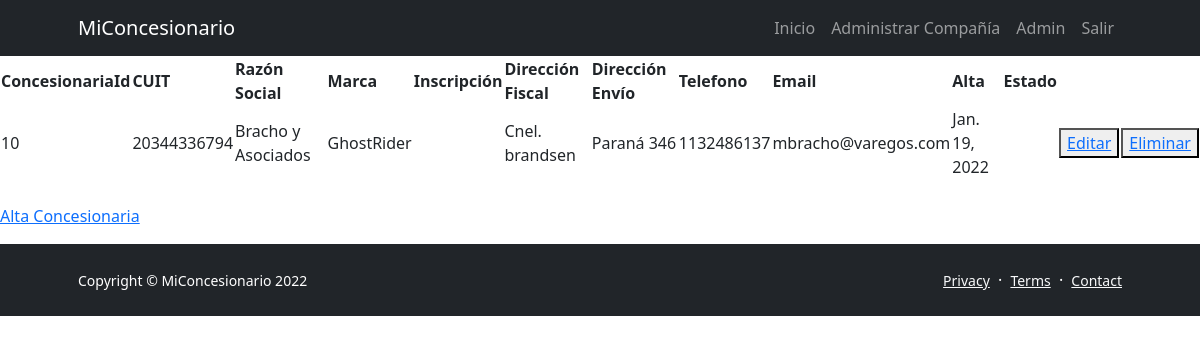
Page /ManageCompany/concesionaria_listar/ (signed in) on the committed database.
### ManageCompany/models.py (models this page shows)
class Concesionaria(models.Model):
    cuit=models.CharField('cuit',max_length=11)
    razon_social=models.CharField('razon social',max_length=100)
    nombre_fantasia=models.CharField('nombre de fantasia',max_length=100)
    fecha_inscripcion=models.DateField('1990-01-01', auto_now=False, auto_now_add=False)
    direccion_fiscal=models.CharField('direccion fiscal',max_length=100)
    direccion_envio=models.CharField('direccion envio',max_length=100)
    telefono=models.CharField('telefono',max_length=20)
    email=models.EmailField()
    fecha_creacion=models.DateField(auto_now_add=True)
    activo=models.BooleanField()

### ManageCompany/views.py (the view)
# urls.py: path('concesionaria_listar/',views.concesionaria_listar, name="Ver Concesionarias"),
def concesionaria_listar(request):
    concesionarias = Concesionaria.objects.all()
    contexto = {"concesionarias":concesionarias}
    return render(request,"ManageCompany/concesionaria_listar.html",contexto)

### templates/managecompany/concesionaria_listar.html (shortened to what this page needs)
{% extends 'base.html' %}
{% block content %}
    <table>
        <tr>
            <th>ConcesionariaId</th>
            <th>CUIT</th>
            <th>Razón Social</th>
            <th>Marca</th>
            <th>Inscripción</th>
            <th>Dirección Fiscal</th>
            <th>Dirección Envío</th>
            <th>Telefono</th>
            <th>Email</th>
            <th>Alta</th>
            <th>Estado</th>
        </tr>
        {% for c in concesionarias %}
            <tr>
                <td>{{c.id}}</td>
                <td>{{c.cuit}}</td>
                <td>{{c.razon_social}}</td>
                <td>{{c.nombre_fantasia}}</td>
                <td>{{c.fecha_inscripción}}</td>
                <td>{{c.direccion_fiscal}}</td>
                <td>{{c.direccion_envio}}</td>
                <td>{{c.telefono}}</td>
                <td>{{c.email}}</td>
                <td>{{c.fecha_creacion}}</td>
                <td>{{c.estado}}</td>
                <td><button><a href="{% url 'Editar Concesionaria' c.id %}">Editar</a></button></td>
                <td><button><a href="{% url 'Eliminar Concesionaria' c.id %}">Eliminar</a></button></td>
            </tr>
        {% endfor %}
    </table>
    <br>
    <p><a href="{% url 'Alta de Concesionaria' %}">Alta Concesionaria</a></p>
{% endblock %}

### rows in the picture
Concesionaria: id "10", cuit "20344336794", razon_social "Bracho y Asociados", nombre_fantasia "GhostRider", direccion_fiscal "Cnel. brandsen", direccion_envio "Paraná 346", telefono "1132486137", email "mbracho@varegos.com", fecha_creacion "Jan. 19, 2022"
